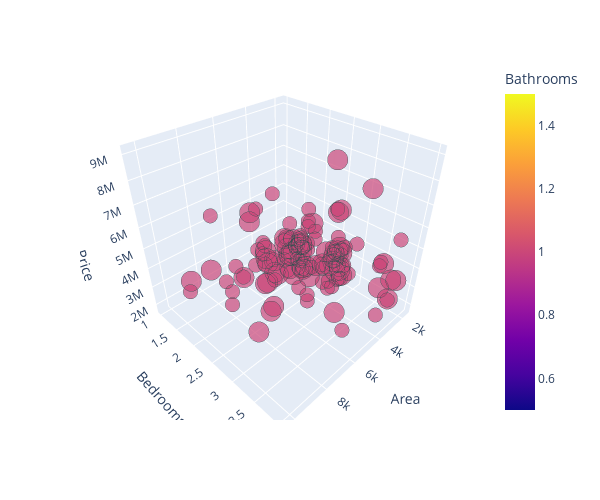

Notebook code for this chart:
### Code cell
fig = px.scatter_3d(
    df,
    x="area",               
    y="bedrooms",            
    z="price",              
    color="bathrooms", 
    size="parking",        
    hover_data=["mainroad", "guestroom", "basement", "hotwaterheating", 
                "airconditioning", "stories", "prefarea", "furnishingstatus"], 
    labels={
        'price': 'Price', 
        'area': 'Area', 
        'bedrooms': 'Bedrooms',
        'bathrooms': 'Bathrooms',
        'stories': 'Stories',
        'mainroad': 'Main Road', 
        'guestroom': 'Guest Room',
        'basement': 'Basement', 
        'hotwaterheating': 'Hot Water Heating',
        'airconditioning': 'Air Conditioning',
        'parking': 'Parking', 
        'prefarea': 'Preferred Area', 
        'furnishingstatus': 'Furnishing Status'
    },
    width=600,              
    height=500,              
)

fig.update_traces(
    marker={"line": {"width": 2, "color": "DarkSlateGrey"}},
    selector={"mode": "markers"},
)

fig.show()

### Figure 1 — Plotly figure (JSON) as saved in the notebook; plotly's stock layout.template omitted (floating-point values rounded to 4 significant figures; data arrays with more than 128 entries replaced by an {"elided": "..."} marker saying what was removed)
{"data": [{"customdata": {"elided": "365x8 mixed values"}, "hovertemplate": "Area=%{x}<br>Bedrooms=%{y}<br>Price=%{z}<br>Parking=%{marker.size}<br>Main Road=%{customdata[0]}<br>Guest Room=%{customdata[1]}<br>Basement=%{customdata[2]}<br>Hot Water Heating=%{customdata[3]}<br>Air Conditioning=%{customdata[4]}<br>Stories=%{customdata[5]}<br>Preferred Area=%{customdata[6]}<br>Furnishing Status=%{customdata[7]}<br>Bathrooms=%{marker.color}<extra></extra>", "legendgroup": "", "marker": {"color": {"elided": "365 int values"}, "coloraxis": "coloraxis", "line": {"color": "DarkSlateGrey", "width": 2}, "size": {"elided": "365 int values"}, "sizemode": "area", "sizeref": 0.005, "symbol": "circle"}, "mode": "markers", "name": "", "scene": "scene", "showlegend": false, "type": "scatter3d", "x": {"elided": "365 int values"}, "y": {"elided": "365 int values"}, "z": {"elided": "365 int values"}}], "layout": {"coloraxis": {"colorbar": {"title": {"text": "Bathrooms"}}, "colorscale": [[0, "#0d0887"], [0.1111, "#46039f"], [0.2222, "#7201a8"], [0.3333, "#9c179e"], [0.4444, "#bd3786"], [0.5556, "#d8576b"], [0.6667, "#ed7953"], [0.7778, "#fb9f3a"], [0.8889, "#fdca26"], [1, "#f0f921"]]}, "height": 500, "legend": {"itemsizing": "constant", "tracegroupgap": 0}, "margin": {"t": 60}, "scene": {"aspectmode": "auto", "aspectratio": {"x": 1, "y": 1, "z": 1}, "domain": {"x": [0, 1], "y": [0, 1]}, "xaxis": {"title": {"text": "Area"}, "type": "linear"}, "yaxis": {"title": {"text": "Bedrooms"}, "type": "linear"}, "zaxis": {"title": {"text": "Price"}, "type": "linear"}}, "width": 600}}
